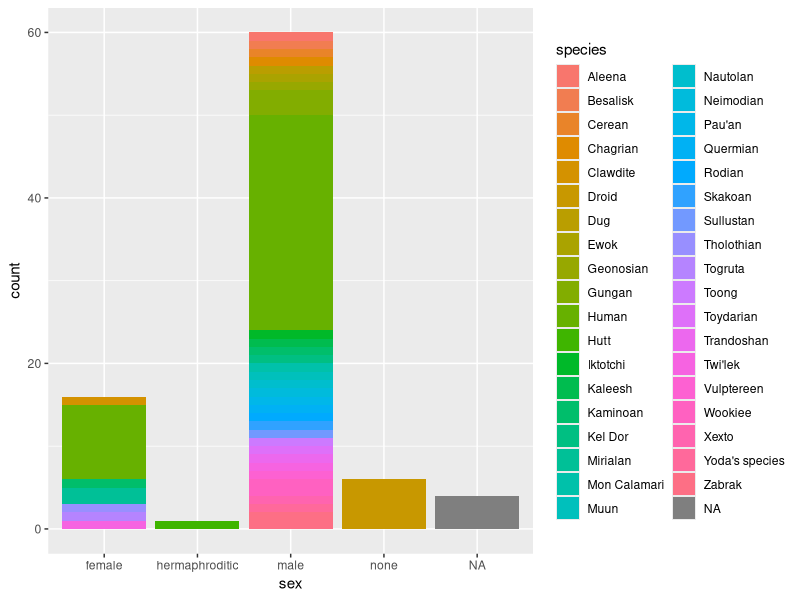
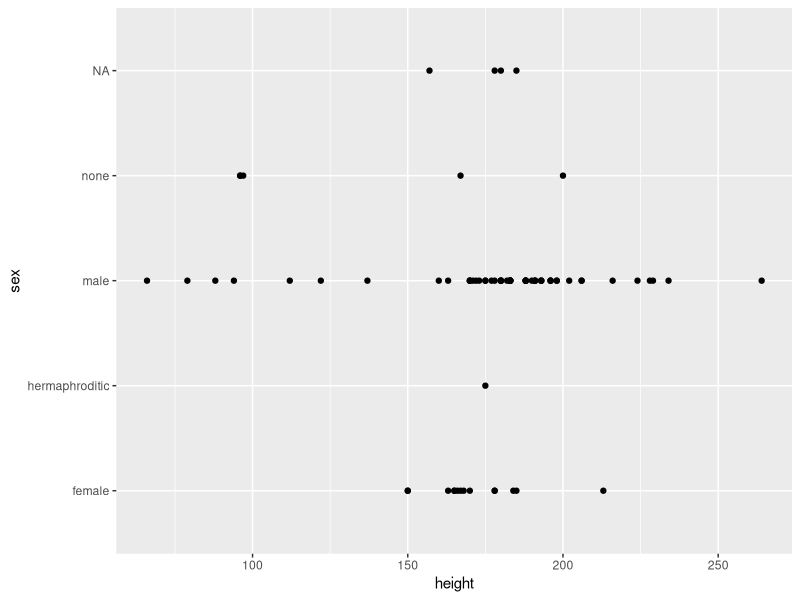

The R script that drew these images, in order:
## ---- chunk 1
knitr::opts_chunk$set(echo = TRUE)
library(tidyverse)
## ---- chunk 2
library(tidyverse)
## ---- chunk 3


#member 1 
ggplot(starwars, aes(x = sex, 
                  fill = species)) +
  geom_bar()
## ---- chunk 4
#member 2
# member 2 (LINUS GHANADAN)
starwars %>%
  filter(homeworld == "Endor")
## ---- chunk 5

#member 3

starwars %>% 
  ggplot(aes(x = height, y = sex))+
  geom_point()
## ---- chunk 6
